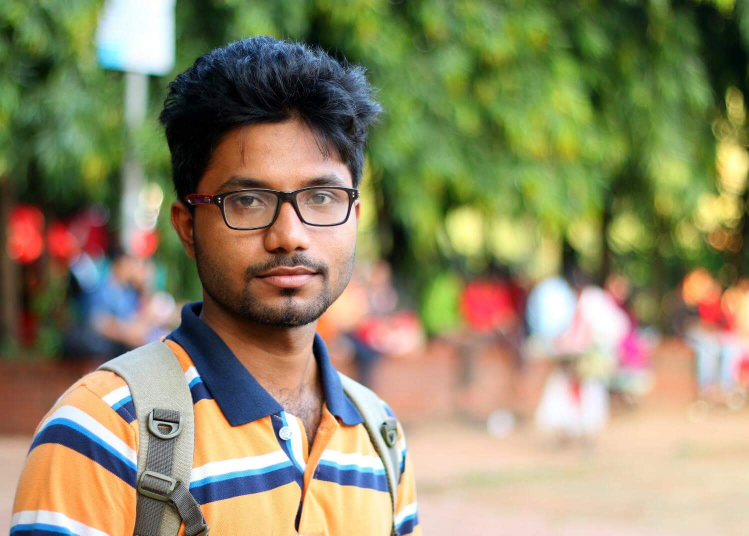
%> input picture img proc/add1.jpg, 1497 x 1071 px (shown at 1/2 size)
$ octave merge.m   (GNU Octave 9; MATLAB toolbox functions it lacks are replaced by stand-ins)
%> lines starting %> are read from the running program, lines starting %| are printed output that depends on the picture
clc;
clear all;
close all;
a=imread ('add1.jpg');
%> a is the input picture: size 1071x1497x3 uint8; mean R, G, B 144.1, 138.3, 103.9
a1 = imresize (a, [200,200]);
b=imread ('add2.jpg');
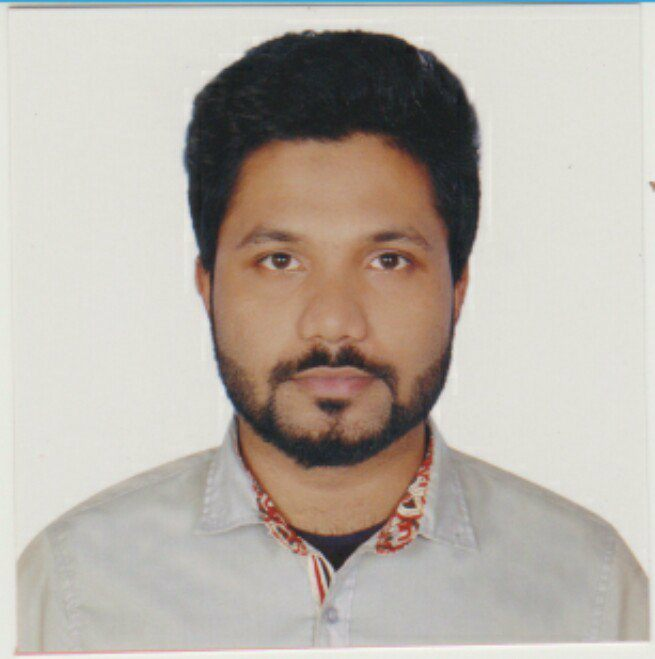
%> input picture img proc/add2.jpg, 655 x 659 px
%> b is the input picture: size 659x655x3 uint8; mean R, G, B 184.5, 177, 168.4
b1= imresize (b, [200,200]);
c = imread('add3.jpg');
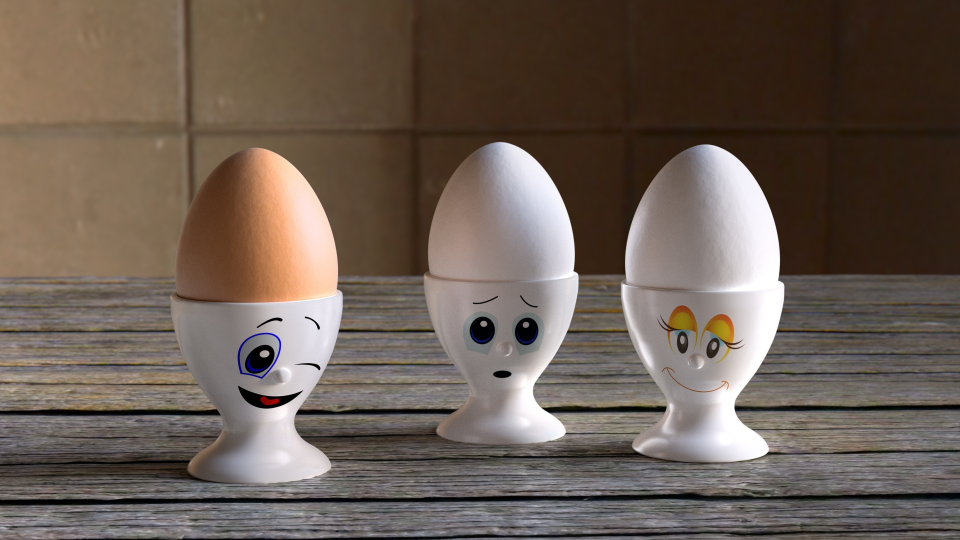
%> input picture img proc/add3.jpg, 1920 x 1080 px (shown at 1/2 size)
%> c is the input picture: size 1080x1920x3 uint8; mean R, G, B 107.2, 93.9, 84.3
c1 = imresize(c, [200,200]);
d = imread('add4.jpg');
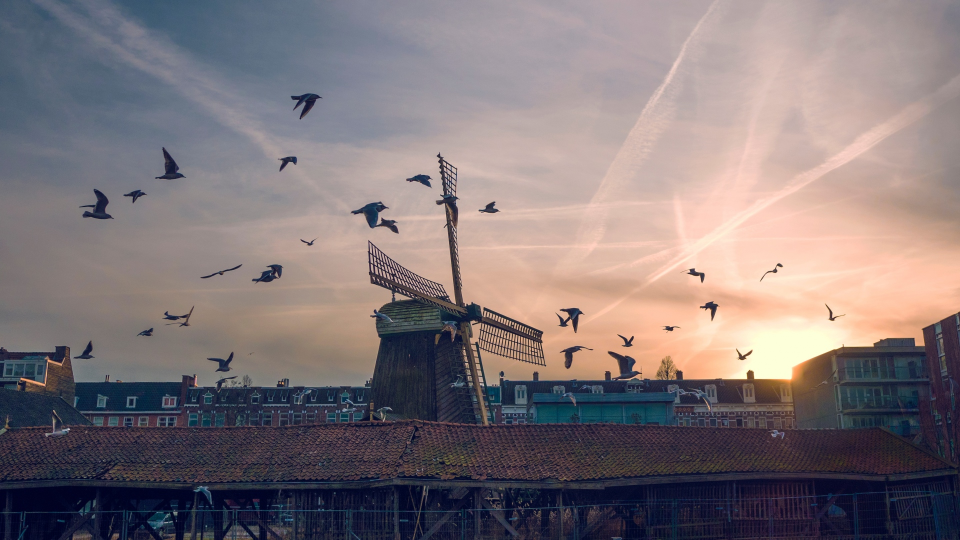
%> input picture img proc/add4.jpg, 1920 x 1080 px (shown at 1/2 size)
%> d is the input picture: size 1080x1920x3 uint8; mean R, G, B 128.3, 117.4, 120.3
d1 = imresize(d, [200, 200]);
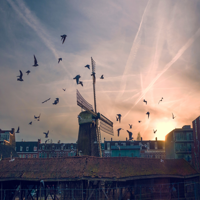
%> d1: size 200x200x3 uint8; mean R, G, B 128.3, 117.4, 120.3

img1 = horzcat(a1, b1);
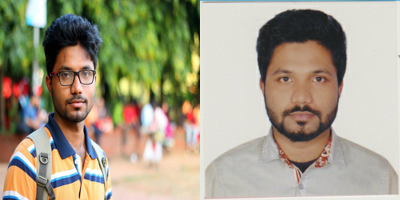
%> img1: size 200x400x3 uint8; mean R, G, B 164.3, 157.7, 136.1
img2 = horzcat(c1, d1);
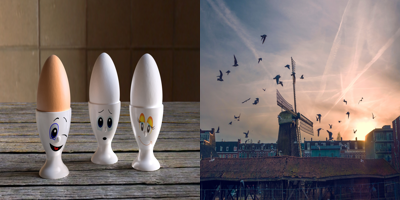
%> img2: size 200x400x3 uint8; mean R, G, B 117.8, 105.7, 102.3
final = vertcat(img1, img2);
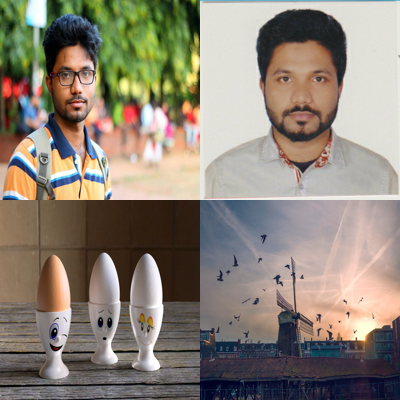
%> final: size 400x400x3 uint8; mean R, G, B 141, 131.7, 119.2

subplot(4,4,1),imshow(a1),title('1st image');
subplot(4,4,2),imshow(b1),title('2nd image');
subplot(4,4,3),imshow(c1),title('3rd image');
subplot(4,4,4),imshow(d1),title('4th image');
subplot(4,4,5),imshow(final),title('Merge 4 part image');
